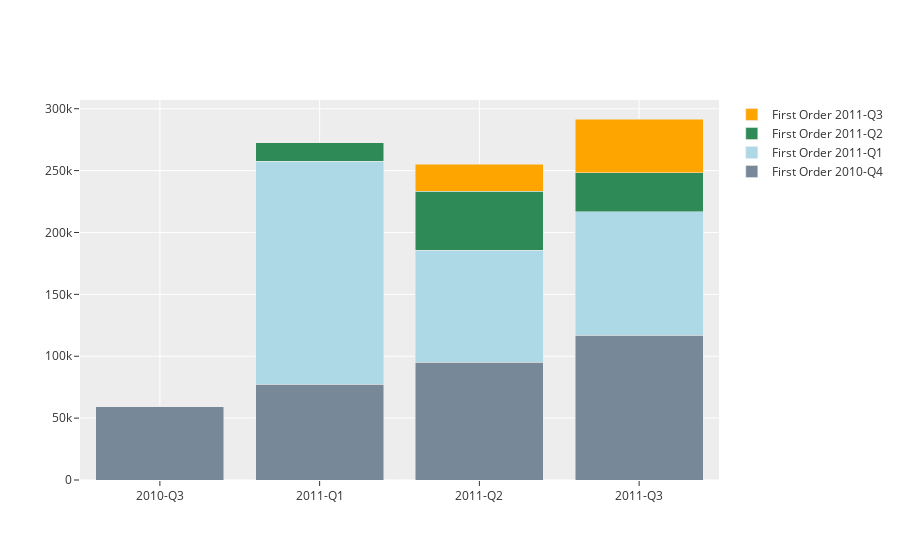

Notebook code cell kept with this figure:
### Markdown cell above
Customer acquisition VS Sales contribution

### Code cell
customer_sales = df_.groupby(by = ['CustomerID','Year','Quarter'])['Sales'].sum().reset_index()
customer_sales = customer_sales.merge(customer_by_month1[['CustomerID','Quarter_acquisition','Year_acquisition']]
                                      ,on ='CustomerID',how='inner')
customer_sales_acquisition = customer_sales.groupby(by=['Year','Quarter','Year_acquisition','Quarter_acquisition'])['Sales'].sum().reset_index()
customer_sales_acquisition['Sales_Year_quarter'] =customer_sales_acquisition[['Year','Quarter']].apply(lambda row:str(row.Year)+'-'+row.Quarter,axis=1)
customer_sales_acquisition['Acquisition_Year_quarter'] =customer_sales_acquisition[['Year_acquisition','Quarter_acquisition']].apply(lambda row:str(row.Year_acquisition)+'-'+row.Quarter_acquisition,axis=1)
customer_sales_acquisition.drop(columns =['Year','Quarter','Year_acquisition','Quarter_acquisition'],inplace=True)
df = customer_sales_acquisition.pivot(index='Sales_Year_quarter',columns =['Acquisition_Year_quarter']).fillna(0).reset_index()


fig = go.Figure(data=[
    go.Bar(name='First Order 2010-Q4', x=df.Sales_Year_quarter, y=df.iloc[:,1],marker_color='lightslategrey'),
    go.Bar(name='First Order 2011-Q1', x=df.Sales_Year_quarter, y=df.iloc[:,2],marker_color='lightblue'),
    go.Bar(name='First Order 2011-Q2', x=df.Sales_Year_quarter, y=df.iloc[:,3],marker_color='seagreen'),
    go.Bar(name='First Order 2011-Q3', x=df.Sales_Year_quarter, y=df.iloc[:,4],marker_color='orange')
])
fig.update_layout(barmode='stack',template='ggplot2')
fig.show()

del [customer_sales_acquisition, df,customer_sales]

### Figure 1 — Plotly figure (JSON) as saved in the notebook; plotly's stock layout.template omitted (floating-point values rounded to 4 significant figures)
{"data": [{"marker": {"color": "lightslategrey"}, "name": "First Order 2010-Q4", "type": "bar", "x": ["2010-Q3", "2011-Q1", "2011-Q2", "2011-Q3"], "y": [59050.0, 77370.0, 95310.0, 116900.0]}, {"marker": {"color": "lightblue"}, "name": "First Order 2011-Q1", "type": "bar", "x": ["2010-Q3", "2011-Q1", "2011-Q2", "2011-Q3"], "y": [0, 180100.0, 90510.0, 100000.0]}, {"marker": {"color": "seagreen"}, "name": "First Order 2011-Q2", "type": "bar", "x": ["2010-Q3", "2011-Q1", "2011-Q2", "2011-Q3"], "y": [0, 15110.0, 47690.0, 31480.0]}, {"marker": {"color": "orange"}, "name": "First Order 2011-Q3", "type": "bar", "x": ["2010-Q3", "2011-Q1", "2011-Q2", "2011-Q3"], "y": [0, 0, 21750.0, 43330.0]}], "layout": {"barmode": "stack"}}
